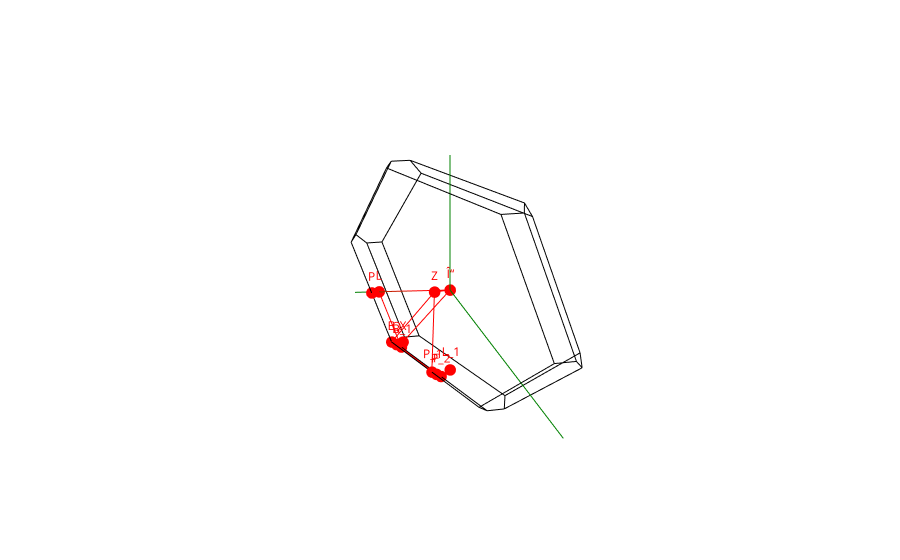

This figure's notebook cell:
### Markdown cell above
Afin de visualiser les bandes électroniques dans un graphe 2d, nous allons les analyser sur plusieurs segments de la zone de brillouin.

### Code cell
plot_brillouin_zone(el_bs.structure)

### Figure 1 — Plotly figure (JSON) as saved in the notebook; plotly's stock layout.template omitted (floating-point values rounded to 4 significant figures)
{"data": [{"line": {"color": "green"}, "mode": "lines+text", "showlegend": false, "text": ["", "a"], "type": "scatter3d", "x": [0, 0.4365], "y": [0, -1.605], "z": [0, -0.8689]}, {"line": {"color": "green"}, "mode": "lines+text", "showlegend": false, "text": ["", "b"], "type": "scatter3d", "x": [0, 0.4365], "y": [0, 1.605], "z": [0, -0.8689]}, {"line": {"color": "green"}, "mode": "lines+text", "showlegend": false, "text": ["", "c"], "type": "scatter3d", "x": [0, 0], "y": [0, 0], "z": [0, 1.877]}, {"line": {"color": "black"}, "mode": "lines", "showlegend": false, "text": "", "type": "scatter3d", "x": [-0.1382, -0.4365], "y": [-1.097, -1.016], "z": [-0.06941, -0.06941]}, {"line": {"color": "black"}, "mode": "lines", "showlegend": false, "text": "", "type": "scatter3d", "x": [-0.1382, 0.1382], "y": [-1.097, -1.097], "z": [-0.06941, 0.06941]}, {"line": {"color": "black"}, "mode": "lines", "showlegend": false, "text": "", "type": "scatter3d", "x": [-0.4365, -0.5747], "y": [-1.016, -0.508], "z": [-0.06941, 0.7995]}, {"line": {"color": "black"}, "mode": "lines", "showlegend": false, "text": "", "type": "scatter3d", "x": [-0.5747, -0.2984], "y": [-0.508, -0.508], "z": [0.7995, 0.9383]}, {"line": {"color": "black"}, "mode": "lines", "showlegend": false, "text": "", "type": "scatter3d", "x": [-0.2984, 5.551e-17], "y": [-0.508, -0.5891], "z": [0.9383, 0.9383]}, {"line": {"color": "black"}, "mode": "lines", "showlegend": false, "text": "", "type": "scatter3d", "x": [5.551e-17, 0.1382], "y": [-0.5891, -1.097], "z": [0.9383, 0.06941]}, {"line": {"color": "black"}, "mode": "lines", "showlegend": false, "text": "", "type": "scatter3d", "x": [-0.1382, -5.551e-17], "y": [-1.097, -0.5891], "z": [-0.06941, -0.9383]}, {"line": {"color": "black"}, "mode": "lines", "showlegend": false, "text": "", "type": "scatter3d", "x": [-5.551e-17, -0.2984], "y": [-0.5891, -0.508], "z": [-0.9383, -0.9383]}, {"line": {"color": "black"}, "mode": "lines", "showlegend": false, "text": "", "type": "scatter3d", "x": [-0.2984, -0.4365], "y": [-0.508, -1.016], "z": [-0.9383, -0.06941]}, {"line": {"color": "black"}, "mode": "lines", "showlegend": false, "text": "", "type": "scatter3d", "x": [-5.551e-17, 0.2984], "y": [-0.5891, -0.508], "z": [-0.9383, -0.9383]}, {"line": {"color": "black"}, "mode": "lines", "showlegend": false, "text": "", "type": "scatter3d", "x": [-0.2984, -0.2984], "y": [-0.508, 0.508], "z": [-0.9383, -0.9383]}, {"line": {"color": "black"}, "mode": "lines", "showlegend": false, "text": "", "type": "scatter3d", "x": [-0.2984, -1.11e-16], "y": [0.508, 0.5891], "z": [-0.9383, -0.9383]}, {"line": {"color": "black"}, "mode": "lines", "showlegend": false, "text": "", "type": "scatter3d", "x": [-1.11e-16, 0.2984], "y": [0.5891, 0.508], "z": [-0.9383, -0.9383]}, {"line": {"color": "black"}, "mode": "lines", "showlegend": false, "text": "", "type": "scatter3d", "x": [0.2984, 0.2984], "y": [0.508, -0.508], "z": [-0.9383, -0.9383]}, {"line": {"color": "black"}, "mode": "lines", "showlegend": false, "text": "", "type": "scatter3d", "x": [-0.2984, -0.4365], "y": [0.508, 1.016], "z": [-0.9383, -0.06941]}, {"line": {"color": "black"}, "mode": "lines", "showlegend": false, "text": "", "type": "scatter3d", "x": [-0.4365, -0.1382], "y": [1.016, 1.097], "z": [-0.06941, -0.06941]}, {"line": {"color": "black"}, "mode": "lines", "showlegend": false, "text": "", "type": "scatter3d", "x": [-0.1382, -1.11e-16], "y": [1.097, 0.5891], "z": [-0.06941, -0.9383]}, {"line": {"color": "black"}, "mode": "lines", "showlegend": false, "text": "", "type": "scatter3d", "x": [-0.5747, -0.5747], "y": [0.508, -0.508], "z": [0.7995, 0.7995]}, {"line": {"color": "black"}, "mode": "lines", "showlegend": false, "text": "", "type": "scatter3d", "x": [-0.5747, -0.2984], "y": [0.508, 0.508], "z": [0.7995, 0.9383]}, {"line": {"color": "black"}, "mode": "lines", "showlegend": false, "text": "", "type": "scatter3d", "x": [-0.2984, -0.2984], "y": [-0.508, 0.508], "z": [0.9383, 0.9383]}, {"line": {"color": "black"}, "mode": "lines", "showlegend": false, "text": "", "type": "scatter3d", "x": [-0.5747, -0.4365], "y": [0.508, 1.016], "z": [0.7995, -0.06941]}, {"line": {"color": "black"}, "mode": "lines", "showlegend": false, "text": "", "type": "scatter3d", "x": [-0.1382, 0.1382], "y": [1.097, 1.097], "z": [-0.06941, 0.06941]}, {"line": {"color": "black"}, "mode": "lines", "showlegend": false, "text": "", "type": "scatter3d", "x": [0.1382, 0], "y": [1.097, 0.5891], "z": [0.06941, 0.9383]}, {"line": {"color": "black"}, "mode": "lines", "showlegend": false, "text": "", "type": "scatter3d", "x": [0, -0.2984], "y": [0.5891, 0.508], "z": [0.9383, 0.9383]}, {"line": {"color": "black"}, "mode": "lines", "showlegend": false, "text": "", "type": "scatter3d", "x": [0.5747, 0.5747], "y": [0.508, -0.508], "z": [-0.7995, -0.7995]}, {"line": {"color": "black"}, "mode": "lines", "showlegend": false, "text": "", "type": "scatter3d", "x": [0.5747, 0.4365], "y": [0.508, 1.016], "z": [-0.7995, 0.06941]}, {"line": {"color": "black"}, "mode": "lines", "showlegend": false, "text": "", "type": "scatter3d", "x": [0.5747, 0.4365], "y": [-0.508, -1.016], "z": [-0.7995, 0.06941]}, {"line": {"color": "black"}, "mode": "lines", "showlegend": false, "text": "", "type": "scatter3d", "x": [0.4365, 0.2984], "y": [-1.016, -0.508], "z": [0.06941, 0.9383]}, {"line": {"color": "black"}, "mode": "lines", "showlegend": false, "text": "", "type": "scatter3d", "x": [0.2984, 0.2984], "y": [-0.508, 0.508], "z": [0.9383, 0.9383]}, {"line": {"color": "black"}, "mode": "lines", "showlegend": false, "text": "", "type": "scatter3d", "x": [0.2984, 0.4365], "y": [0.508, 1.016], "z": [0.9383, 0.06941]}, {"line": {"color": "black"}, "mode": "lines", "showlegend": false, "text": "", "type": "scatter3d", "x": [0.1382, 0.4365], "y": [1.097, 1.016], "z": [0.06941, 0.06941]}, {"line": {"color": "black"}, "mode": "lines", "showlegend": false, "text": "", "type": "scatter3d", "x": [0, 0.2984], "y": [0.5891, 0.508], "z": [0.9383, 0.9383]}, {"line": {"color": "black"}, "mode": "lines", "showlegend": false, "text": "", "type": "scatter3d", "x": [0.2984, 0.5747], "y": [0.508, 0.508], "z": [-0.9383, -0.7995]}, {"line": {"color": "black"}, "mode": "lines", "showlegend": false, "text": "", "type": "scatter3d", "x": [0.2984, 0.5747], "y": [-0.508, -0.508], "z": [-0.9383, -0.7995]}, {"line": {"color": "black"}, "mode": "lines", "showlegend": false, "text": "", "type": "scatter3d", "x": [0.4365, 0.1382], "y": [-1.016, -1.097], "z": [0.06941, 0.06941]}, {"line": {"color": "black"}, "mode": "lines", "showlegend": false, "text": "", "type": "scatter3d", "x": [0.2984, 5.551e-17], "y": [-0.508, -0.5891], "z": [0.9383, 0.9383]}, {"line": {"color": "red"}, "mode": "lines", "showlegend": false, "text": "", "type": "scatter3d", "x": [0, 0.2183], "y": [0, -0.8025], "z": [0, -0.4345]}, {"line": {"color": "red"}, "mode": "lines", "showlegend": false, "text": "", "type": "scatter3d", "x": [0.2183, 0.2984], "y": [-0.8025, -0.508], "z": [-0.4345, -0.9383]}, {"line": {"color": "red"}, "mode": "lines", "showlegend": false, "text": "", "type": "scatter3d", "x": [0.5747, 0.4365], "y": [-0.508, 0], "z": [-0.7995, 0.06941]}, {"line": {"color": "red"}, "mode": "lines", "showlegend": false, "text": "", "type": "scatter3d", "x": [0.4365, 0], "y": [0, 0], "z": [0.06941, 0]}, {"line": {"color": "red"}, "mode": "lines", "showlegend": false, "text": "", "type": "scatter3d", "x": [0, 0.1492], "y": [0, -0.5486], "z": [0, -0.9383]}, {"line": {"color": "red"}, "mode": "lines", "showlegend": false, "text": "", "type": "scatter3d", "x": [0.4365, 0.4365], "y": [-0.508, 0], "z": [-0.8689, -0.8689]}, {"line": {"color": "red"}, "mode": "lines", "showlegend": false, "text": "", "type": "scatter3d", "x": [0.4365, 0.5747], "y": [0, 4.823e-17], "z": [-0.8689, -0.7995]}, {"line": {"color": "red"}, "mode": "lines", "showlegend": false, "text": "", "type": "scatter3d", "x": [0.5747, 0.4365], "y": [4.823e-17, 0], "z": [-0.7995, 0.06941]}, {"line": {"color": "red"}, "mode": "lines", "showlegend": false, "text": "", "type": "scatter3d", "x": [0.2183, 0.5056], "y": [-0.8025, -0.762], "z": [-0.4345, -0.3651]}, {"marker": {"color": "red", "size": 4}, "mode": "markers+text", "showlegend": false, "text": ["Î“", "B", "B_1", "F", "L", "L_1", "P", "P_1", "P_2", "Q", "X", "Z"], "textfont": {"color": "red"}, "type": "scatter3d", "x": [0, 0.5747, 0.2984, 0.4365, 0.2183, 0, 0.5056, 0.5747, 0.2984, 0.4365, 0.1492, 0.4365], "y": [0, -0.508, -0.508, 0, -0.8025, 0, -0.762, 4.823e-17, 4.087e-17, -0.508, -0.5486, 0], "z": [0, -0.7995, -0.9383, -0.8689, -0.4345, -0.9383, -0.3651, -0.7995, -0.9383, -0.8689, -0.9383, 0.06941]}], "layout": {"scene": {"xaxis": {"range": [-1.15, 1.15], "visible": false}, "yaxis": {"range": [-1.15, 1.15], "visible": false}, "zaxis": {"range": [-1.15, 1.15], "visible": false}}}}
